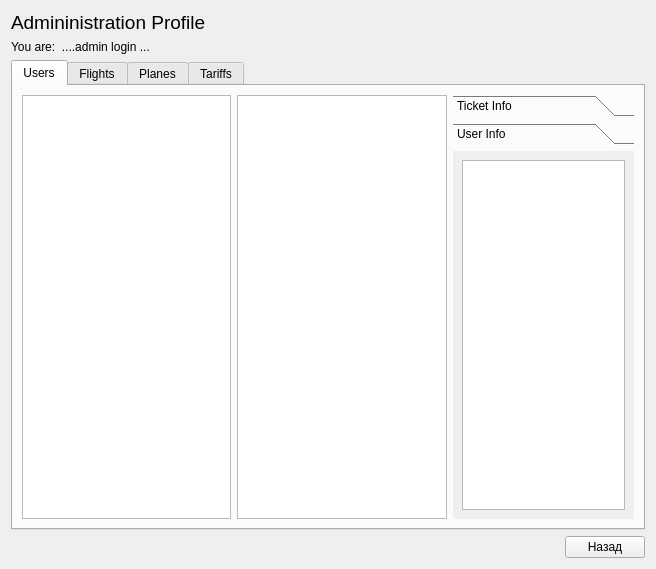
<?xml version="1.0" encoding="UTF-8"?>
<ui version="4.0">
 <class>Form</class>
 <widget class="QWidget" name="Form">
  <property name="geometry">
   <rect>
    <x>0</x>
    <y>0</y>
    <width>656</width>
    <height>569</height>
   </rect>
  </property>
  <property name="windowTitle">
   <string>Form</string>
  </property>
  <layout class="QGridLayout" name="gridLayout">
   <item row="4" column="0">
    <spacer name="horizontalSpacer">
     <property name="orientation">
      <enum>Qt::Horizontal</enum>
     </property>
     <property name="sizeHint" stdset="0">
      <size>
       <width>40</width>
       <height>20</height>
      </size>
     </property>
    </spacer>
   </item>
   <item row="0" column="0">
    <widget class="QLabel" name="label">
     <property name="font">
      <font>
       <pointsize>14</pointsize>
      </font>
     </property>
     <property name="text">
      <string>Admininistration Profile</string>
     </property>
    </widget>
   </item>
   <item row="1" column="0">
    <widget class="QLabel" name="adminLogin">
     <property name="text">
      <string>You are:  ....admin login ...</string>
     </property>
    </widget>
   </item>
   <item row="2" column="0" colspan="2">
    <widget class="QTabWidget" name="tabWidget">
     <property name="currentIndex">
      <number>0</number>
     </property>
     <property name="documentMode">
      <bool>false</bool>
     </property>
     <property name="movable">
      <bool>true</bool>
     </property>
     <property name="tabBarAutoHide">
      <bool>false</bool>
     </property>
     <widget class="QWidget" name="users">
      <property name="whatsThis">
       <string>&lt;html&gt;&lt;head/&gt;&lt;body&gt;&lt;p&gt;&lt;br/&gt;&lt;/p&gt;&lt;/body&gt;&lt;/html&gt;</string>
      </property>
      <attribute name="title">
       <string>Users</string>
      </attribute>
      <layout class="QGridLayout" name="gridLayout_3">
       <item row="0" column="1" rowspan="4">
        <layout class="QGridLayout" name="gridLayout_5">
         <item row="0" column="0">
          <widget class="QListWidget" name="userField"/>
         </item>
         <item row="0" column="1">
          <widget class="QListWidget" name="ticketField"/>
         </item>
        </layout>
       </item>
       <item row="0" column="2" rowspan="4">
        <widget class="QToolBox" name="toolBox">
         <property name="minimumSize">
          <size>
           <width>175</width>
           <height>0</height>
          </size>
         </property>
         <property name="currentIndex">
          <number>1</number>
         </property>
         <widget class="QWidget" name="page_3">
          <property name="geometry">
           <rect>
            <x>0</x>
            <y>0</y>
            <width>183</width>
            <height>354</height>
           </rect>
          </property>
          <attribute name="label">
           <string>Ticket Info</string>
          </attribute>
          <layout class="QGridLayout" name="gridLayout_10">
           <item row="0" column="0">
            <layout class="QGridLayout" name="gridLayout_8">
             <item row="0" column="0">
              <widget class="QListWidget" name="listWidget_2"/>
             </item>
            </layout>
           </item>
          </layout>
         </widget>
         <widget class="QWidget" name="page_6">
          <property name="geometry">
           <rect>
            <x>0</x>
            <y>0</y>
            <width>183</width>
            <height>354</height>
           </rect>
          </property>
          <attribute name="label">
           <string>User Info</string>
          </attribute>
          <layout class="QGridLayout" name="gridLayout_12">
           <item row="0" column="0">
            <layout class="QGridLayout" name="gridLayout_11">
             <item row="0" column="0">
              <widget class="QListWidget" name="userInfo"/>
             </item>
            </layout>
           </item>
          </layout>
         </widget>
        </widget>
       </item>
      </layout>
     </widget>
     <widget class="QWidget" name="flights">
      <attribute name="title">
       <string>Flights</string>
      </attribute>
      <layout class="QGridLayout" name="gridLayout_2">
       <item row="0" column="0" colspan="2">
        <widget class="QListWidget" name="flight_field"/>
       </item>
       <item row="1" column="0">
        <widget class="QLabel" name="label_2">
         <property name="text">
          <string>Departure:</string>
         </property>
        </widget>
       </item>
       <item row="1" column="1">
        <widget class="QLineEdit" name="line_depart">
         <property name="placeholderText">
          <string>Заполните поле</string>
         </property>
        </widget>
       </item>
       <item row="2" column="0">
        <widget class="QLabel" name="label_3">
         <property name="text">
          <string>Destination:</string>
         </property>
        </widget>
       </item>
       <item row="2" column="1">
        <widget class="QLineEdit" name="line_dest">
         <property name="placeholderText">
          <string>Заполните поле</string>
         </property>
        </widget>
       </item>
       <item row="3" column="1">
        <widget class="QDateTimeEdit" name="flightDateEdit">
         <property name="wrapping">
          <bool>false</bool>
         </property>
         <property name="dateTime">
          <datetime>
           <hour>0</hour>
           <minute>0</minute>
           <second>0</second>
           <year>2000</year>
           <month>1</month>
           <day>1</day>
          </datetime>
         </property>
         <property name="displayFormat">
          <string>yyyy.MM.dd H:mm</string>
         </property>
        </widget>
       </item>
       <item row="5" column="1">
        <widget class="QPushButton" name="buttonEdit">
         <property name="text">
          <string>Edit</string>
         </property>
        </widget>
       </item>
       <item row="3" column="0">
        <widget class="QLabel" name="label_4">
         <property name="acceptDrops">
          <bool>false</bool>
         </property>
         <property name="layoutDirection">
          <enum>Qt::LeftToRight</enum>
         </property>
         <property name="text">
          <string>Flifgt date:</string>
         </property>
        </widget>
       </item>
       <item row="5" column="0">
        <layout class="QFormLayout" name="formLayout">
         <item row="0" column="0">
          <widget class="QToolButton" name="addButton">
           <property name="enabled">
            <bool>true</bool>
           </property>
           <property name="sizePolicy">
            <sizepolicy hsizetype="Fixed" vsizetype="Fixed">
             <horstretch>30</horstretch>
             <verstretch>30</verstretch>
            </sizepolicy>
           </property>
           <property name="minimumSize">
            <size>
             <width>28</width>
             <height>28</height>
            </size>
           </property>
           <property name="font">
            <font>
             <pointsize>15</pointsize>
             <weight>75</weight>
             <bold>true</bold>
             <stylestrategy>PreferDefault</stylestrategy>
            </font>
           </property>
           <property name="whatsThis">
            <string>add new flight</string>
           </property>
           <property name="text">
            <string>+</string>
           </property>
          </widget>
         </item>
         <item row="0" column="1">
          <widget class="QPushButton" name="delButton">
           <property name="sizePolicy">
            <sizepolicy hsizetype="Fixed" vsizetype="Fixed">
             <horstretch>0</horstretch>
             <verstretch>0</verstretch>
            </sizepolicy>
           </property>
           <property name="minimumSize">
            <size>
             <width>28</width>
             <height>28</height>
            </size>
           </property>
           <property name="maximumSize">
            <size>
             <width>28</width>
             <height>28</height>
            </size>
           </property>
           <property name="font">
            <font>
             <pointsize>15</pointsize>
             <weight>75</weight>
             <bold>true</bold>
            </font>
           </property>
           <property name="text">
            <string>-</string>
           </property>
          </widget>
         </item>
        </layout>
       </item>
      </layout>
     </widget>
     <widget class="QWidget" name="planes">
      <attribute name="title">
       <string>Planes</string>
      </attribute>
      <layout class="QGridLayout" name="gridLayout_7">
       <item row="0" column="0">
        <layout class="QGridLayout" name="gridLayout_4">
         <item row="0" column="0" colspan="3">
          <widget class="QListWidget" name="listWidget"/>
         </item>
         <item row="1" column="0">
          <widget class="QLabel" name="label_5">
           <property name="maximumSize">
            <size>
             <width>100</width>
             <height>16777215</height>
            </size>
           </property>
           <property name="text">
            <string>Air company:</string>
           </property>
          </widget>
         </item>
         <item row="2" column="0">
          <widget class="QLabel" name="label_6">
           <property name="maximumSize">
            <size>
             <width>100</width>
             <height>16777215</height>
            </size>
           </property>
           <property name="text">
            <string>Plane type:</string>
           </property>
          </widget>
         </item>
         <item row="2" column="2">
          <widget class="QComboBox" name="comboBox_2">
           <property name="minimumSize">
            <size>
             <width>180</width>
             <height>0</height>
            </size>
           </property>
          </widget>
         </item>
         <item row="1" column="2">
          <widget class="QComboBox" name="comboBox">
           <property name="minimumSize">
            <size>
             <width>180</width>
             <height>0</height>
            </size>
           </property>
           <property name="maximumSize">
            <size>
             <width>16777215</width>
             <height>16777215</height>
            </size>
           </property>
          </widget>
         </item>
         <item row="1" column="1">
          <widget class="QLineEdit" name="lineEdit">
           <property name="maximumSize">
            <size>
             <width>16777215</width>
             <height>16777215</height>
            </size>
           </property>
           <property name="placeholderText">
            <string>введите новый или из списка</string>
           </property>
          </widget>
         </item>
         <item row="2" column="1">
          <widget class="QLineEdit" name="lineEdit_2">
           <property name="minimumSize">
            <size>
             <width>180</width>
             <height>0</height>
            </size>
           </property>
           <property name="maximumSize">
            <size>
             <width>16777215</width>
             <height>16777215</height>
            </size>
           </property>
           <property name="placeholderText">
            <string>введите новый или из списка</string>
           </property>
          </widget>
         </item>
         <item row="3" column="0">
          <widget class="QLabel" name="label_7">
           <property name="text">
            <string>Flight:</string>
           </property>
          </widget>
         </item>
         <item row="3" column="2">
          <widget class="QComboBox" name="comboBox_3"/>
         </item>
        </layout>
       </item>
      </layout>
     </widget>
     <widget class="QWidget" name="tariffs">
      <attribute name="title">
       <string>Tariffs</string>
      </attribute>
      <layout class="QGridLayout" name="gridLayout_9">
       <item row="0" column="0">
        <widget class="QListWidget" name="listWidget_4"/>
       </item>
      </layout>
     </widget>
    </widget>
   </item>
   <item row="4" column="1">
    <widget class="QPushButton" name="backButton">
     <property name="text">
      <string>Назад</string>
     </property>
    </widget>
   </item>
  </layout>
 </widget>
 <resources/>
 <connections/>
</ui>
